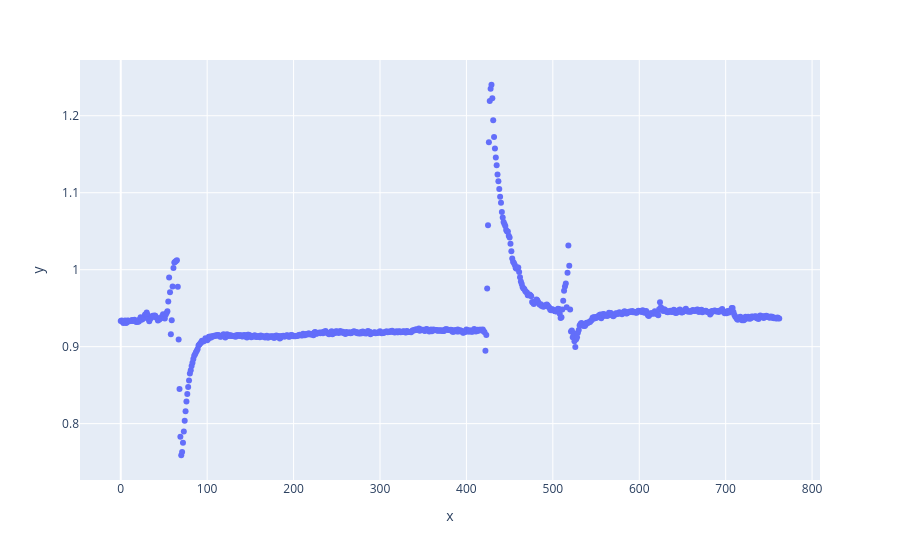

Notebook cell for this chart:
### Code cell
fig = px.scatter(y=df['o2_umol_L']/df['o2_adjusted'])
fig.show()

### Figure 1 — Plotly figure (JSON) as saved in the notebook; plotly's stock layout.template omitted (floating-point values rounded to 4 significant figures; data arrays with more than 128 entries replaced by an {"elided": "..."} marker saying what was removed)
{"data": [{"hovertemplate": "x=%{x}<br>y=%{y}<extra></extra>", "legendgroup": "", "marker": {"color": "#636efa", "symbol": "circle"}, "mode": "markers", "name": "", "orientation": "v", "showlegend": false, "type": "scatter", "x": {"elided": "763 int values"}, "xaxis": "x", "y": {"elided": "763 float values"}, "yaxis": "y"}], "layout": {"legend": {"tracegroupgap": 0}, "margin": {"t": 60}, "xaxis": {"anchor": "y", "domain": [0, 1], "title": {"text": "x"}}, "yaxis": {"anchor": "x", "domain": [0, 1], "title": {"text": "y"}}}}
